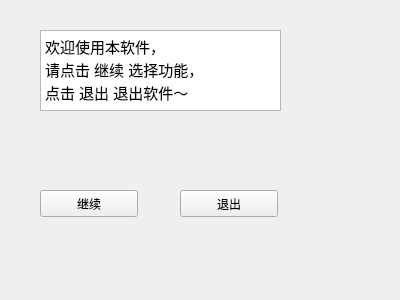
<?xml version="1.0" encoding="UTF-8"?>
<ui version="4.0">
 <class>zhujiemian</class>
 <widget class="QWidget" name="zhujiemian">
  <property name="geometry">
   <rect>
    <x>0</x>
    <y>0</y>
    <width>400</width>
    <height>300</height>
   </rect>
  </property>
  <property name="windowTitle">
   <string>Form</string>
  </property>
  <widget class="QPushButton" name="pushButton">
   <property name="geometry">
    <rect>
     <x>40</x>
     <y>190</y>
     <width>98</width>
     <height>27</height>
    </rect>
   </property>
   <property name="text">
    <string>继续</string>
   </property>
  </widget>
  <widget class="QTextEdit" name="textEdit">
   <property name="geometry">
    <rect>
     <x>40</x>
     <y>30</y>
     <width>241</width>
     <height>81</height>
    </rect>
   </property>
   <property name="html">
    <string>&lt;!DOCTYPE HTML PUBLIC &quot;-//W3C//DTD HTML 4.0//EN&quot; &quot;http://www.w3.org/TR/REC-html40/strict.dtd&quot;&gt;
&lt;html&gt;&lt;head&gt;&lt;meta name=&quot;qrichtext&quot; content=&quot;1&quot; /&gt;&lt;style type=&quot;text/css&quot;&gt;
p, li { white-space: pre-wrap; }
&lt;/style&gt;&lt;/head&gt;&lt;body style=&quot; font-family:'Ubuntu'; font-size:11pt; font-weight:400; font-style:normal;&quot;&gt;
&lt;table border=&quot;0&quot; style=&quot;-qt-table-type: root; margin-top:4px; margin-bottom:4px; margin-left:4px; margin-right:4px;&quot;&gt;
&lt;tr&gt;
&lt;td style=&quot;border: none;&quot;&gt;
&lt;p style=&quot; margin-top:0px; margin-bottom:0px; margin-left:0px; margin-right:0px; -qt-block-indent:0; text-indent:0px;&quot;&gt;欢迎使用本软件，&lt;/p&gt;
&lt;p style=&quot; margin-top:0px; margin-bottom:0px; margin-left:0px; margin-right:0px; -qt-block-indent:0; text-indent:0px;&quot;&gt;请点击 继续 选择功能，&lt;/p&gt;
&lt;p style=&quot; margin-top:0px; margin-bottom:0px; margin-left:0px; margin-right:0px; -qt-block-indent:0; text-indent:0px;&quot;&gt;点击 退出 退出软件～&lt;/p&gt;&lt;/td&gt;&lt;/tr&gt;&lt;/table&gt;&lt;/body&gt;&lt;/html&gt;</string>
   </property>
  </widget>
  <widget class="QPushButton" name="pushButton_2">
   <property name="geometry">
    <rect>
     <x>180</x>
     <y>190</y>
     <width>98</width>
     <height>27</height>
    </rect>
   </property>
   <property name="text">
    <string>退出</string>
   </property>
  </widget>
 </widget>
 <resources/>
 <connections/>
</ui>
